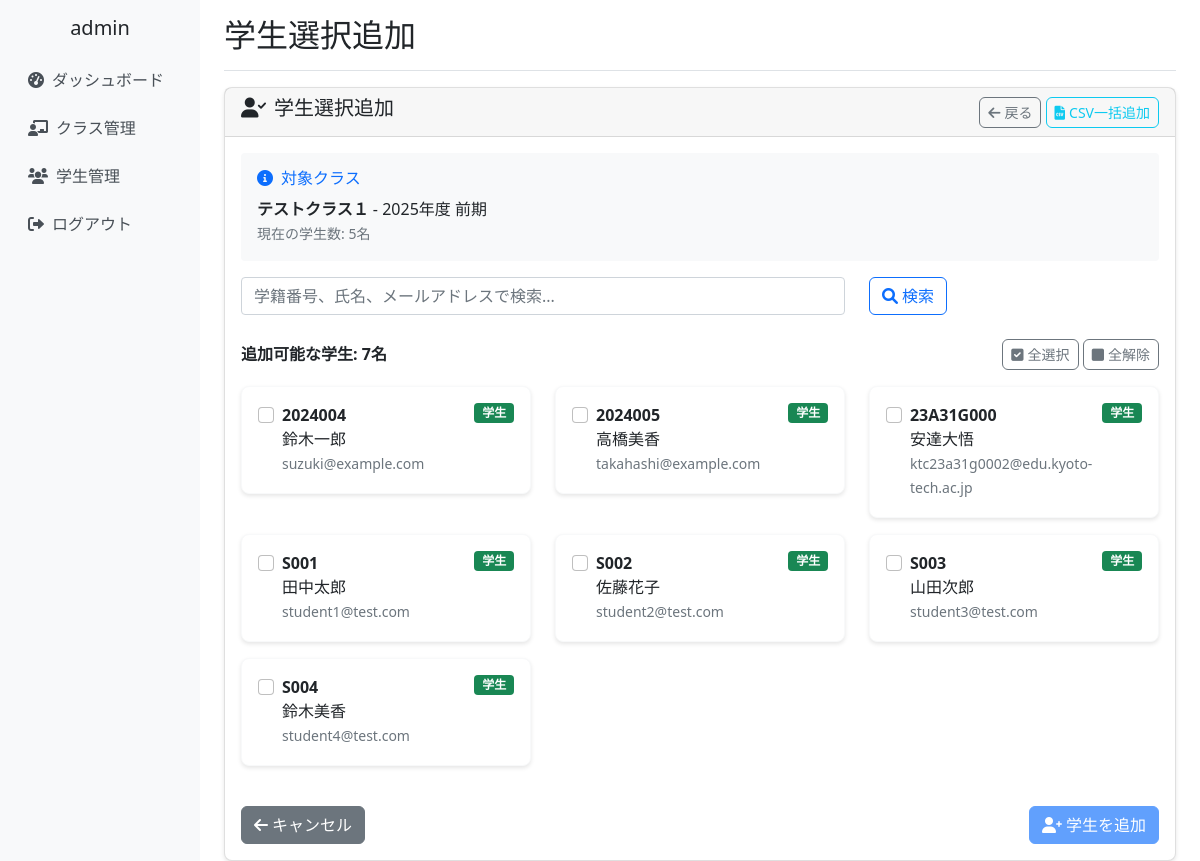
The app's page /classes/3/students/select/ (signed in) with its own data.
### school_management/models.py (models this page shows, shortened)
class CustomUser(AbstractUser):
    ROLE_CHOICES = [
        ('admin', '管理者'),
        ('teacher', '教員'),
        ('student', '学生'),
    ]
    username = None  # usernameフィールドを無効化
    email = models.EmailField(unique=True)
    full_name = models.CharField(max_length=100, verbose_name='氏名')
    furigana = models.CharField(max_length=100, blank=True, verbose_name='ふりがな')
    points = models.IntegerField(default=0, verbose_name='ポイント')
    role = models.CharField(
        max_length=10,
        choices=ROLE_CHOICES,
        default='student',
        verbose_name='役割'
    )
    student_number = models.CharField(max_length=20, blank=True, verbose_name='学籍番号')
    teacher_id = models.CharField(max_length=20, blank=True, verbose_name='教員ID')
    created_at = models.DateTimeField(auto_now_add=True, verbose_name='登録日時')
    updated_at = models.DateTimeField(auto_now=True, verbose_name='更新日時')
    groups = models.ManyToManyField(
        'auth.Group',
        verbose_name='groups',
        blank=True,
        help_text='The groups this user belongs to.',
        related_name="customuser_set",
        related_query_name="customuser",
    )
    user_permissions = models.ManyToManyField(
        'auth.Permission',
        verbose_name='user permissions',
        blank=True,
        help_text='Specific permissions for this user.',
        related_name="customuser_set",
        related_query_name="customuser",
    )
    USERNAME_FIELD = 'email'
    REQUIRED_FIELDS = ['full_name']
    objects = CustomUserManager()
    class Meta:
        verbose_name = 'ユーザー'
        verbose_name_plural = 'ユーザー'

class ClassRoom(models.Model):
    SEMESTER_CHOICES = [
        ('first', '前期'),
        ('second', '後期'),
    ]
    class_name = models.CharField(max_length=100, verbose_name='クラス名')
    year = models.IntegerField(verbose_name='年度')
    semester = models.CharField(max_length=10, choices=SEMESTER_CHOICES, verbose_name='学期')
    teachers = models.ManyToManyField(Teacher, verbose_name='担当教員', related_name='classrooms')
    students = models.ManyToManyField(Student, blank=True, verbose_name='学生')
    created_at = models.DateTimeField(auto_now_add=True)
    updated_at = models.DateTimeField(auto_now=True)
    class Meta:
        verbose_name = 'クラス'
        verbose_name_plural = 'クラス'

### school_management/views.py (the view, shortened to what this page needs)
# urls.py: path('classes/<int:class_id>/students/select/', views.bulk_student_add, name='class_student_select'),
@login_required
def bulk_student_add(request, class_id):
    classroom = get_object_or_404(ClassRoom, id=class_id, teachers=request.user)
    existing_student_ids = classroom.students.values_list('id', flat=True)
    available_students = CustomUser.objects.filter(
        role='student',
        student_number__isnull=False,
        student_number__gt=''
    ).exclude(id__in=existing_student_ids).order_by('student_number')
    search_query = request.GET.get('search', '')
    if search_query:
        available_students = available_students.filter(
            Q(student_number__icontains=search_query) |
            Q(full_name__icontains=search_query) |
            Q(email__icontains=search_query)
        )
    context = {
        'classroom': classroom,
        'available_students': available_students,
        'search_query': search_query,
    }
    return render(request, 'school_management/class_student_select.html', context)

### school_management/templates/school_management/class_student_select.html (shortened to what this page needs)
{% extends 'school_management/base.html' %}
{% block page_title %}学生選択追加{% endblock %}
{% block content %}
<div class="row">
    <div class="col-12">
        <div class="card">
            <div class="card-header d-flex justify-content-between align-items-center">
                <h5><i class="fas fa-user-check me-2"></i>学生選択追加</h5>
                <div>
                    <a href="{% url 'school_management:class_detail' classroom.id %}" class="btn btn-outline-secondary btn-sm">
                        <i class="fas fa-arrow-left me-1"></i>戻る
                    </a>
                    <a href="{% url 'school_management:bulk_student_add' classroom.id %}" class="btn btn-outline-info btn-sm">
                        <i class="fas fa-file-csv me-1"></i>CSV一括追加
                    </a>
                </div>
            </div>
            <div class="card-body">
                <div class="mb-3 p-3 bg-light rounded">
                    <h6 class="text-primary mb-2"><i class="fas fa-info-circle me-2"></i>対象クラス</h6>
                    <strong>{{ classroom.class_name }}</strong> - {{ classroom.year }}年度 {{ classroom.get_semester_display }}
                    <br><small class="text-muted">現在の学生数: {{ classroom.students.count }}名</small>
                </div>
                <form method="get" class="mb-4">
                    <div class="row">
                        <div class="col-md-8">
                            <input type="text" name="search" class="form-control"
                                   placeholder="学籍番号、氏名、メールアドレスで検索..."
                                   value="{{ search_query }}">
                        </div>
                        <div class="col-md-4">
                            <button type="submit" class="btn btn-outline-primary">
                                <i class="fas fa-search me-1"></i>検索
                            </button>
                        </div>
                    </div>
                </form>
                <form method="post" id="studentSelectForm">
                    {% if available_students %}
                    <div class="mb-3 d-flex justify-content-between align-items-center">
                        <div>
                            <strong>追加可能な学生: {{ available_students.count }}名</strong>
                        </div>
                        <div>
                            <button type="button" class="btn btn-sm btn-outline-secondary" onclick="selectAll()">
                                <i class="fas fa-check-square me-1"></i>全選択
                            </button>
                            <button type="button" class="btn btn-sm btn-outline-secondary" onclick="deselectAll()">
                                <i class="fas fa-square me-1"></i>全解除
                            </button>
                        </div>
                    </div>
                    <div class="row">
                        {% for student in available_students %}
                        <div class="col-md-6 col-lg-4 mb-3">
                            <div class="card border-light">
                                <div class="card-body p-3">
                                    <div class="form-check">
                                        <input class="form-check-input" type="checkbox"
                                               name="selected_students" value="{{ student.id }}"
                                               id="student_{{ student.id }}">
                                        <label class="form-check-label w-100" for="student_{{ student.id }}">
                                            <div class="d-flex justify-content-between align-items-start">
                                                <div>
                                                    <strong>{{ student.student_number }}</strong>
                                                    <br>{{ student.full_name }}
                                                    <br><small class="text-muted">{{ student.email }}</small>
                                                </div>
                                                <span class="badge bg-success">学生</span>
                                            </div>
                                        </label>
                                    </div>
                                </div>
                            </div>
                        </div>
                        {% endfor %}
                    </div>
                    <div class="d-flex justify-content-between mt-4">
                        <a href="{% url 'school_management:class_detail' classroom.id %}" class="btn btn-secondary">
                            <i class="fas fa-arrow-left me-1"></i>キャンセル
                        </a>
                        <button type="submit" class="btn btn-primary" id="submitBtn" disabled>
                            <i class="fas fa-user-plus me-1"></i><span id="submitText">学生を追加</span>
                        </button>
                    </div>
                    {% endif %}
                </form>
            </div>
        </div>
    </div>
</div>
{% endblock %}

### school_management/templates/school_management/base.html (shortened to what this page needs)
{% load static %}
<!DOCTYPE html>
<html lang="ja">
<head>
    <link href="https://cdn.jsdelivr.net/npm/bootstrap@5.1.3/dist/css/bootstrap.min.css" rel="stylesheet">
    <link href="https://cdnjs.cloudflare.com/ajax/libs/font-awesome/6.0.0/css/all.min.css" rel="stylesheet">
    <link href="{% static 'school_management/css/base.css' %}" rel="stylesheet">
</head>
<body>
    <div class="container-fluid">
        <div class="row">
            {% if user.is_authenticated %}
            <nav class="col-md-3 col-lg-2 d-md-block d-none sidebar collapse">
                <div class="position-sticky pt-3">
                    <div class="text-center mb-3">
                        <h5>{{ user.full_name }}</h5>
                    </div>
                    <ul class="nav flex-column">
                        <li class="nav-item">
                            <a class="nav-link" href="{% url 'school_management:dashboard' %}">
                                <i class="fas fa-tachometer-alt me-2"></i>ダッシュボード
                            </a>
                        </li>
                        <li class="nav-item">
                            <a class="nav-link" href="{% url 'school_management:class_list' %}">
                                <i class="fas fa-chalkboard-teacher me-2"></i>クラス管理
                            </a>
                        </li>
                        <li class="nav-item">
                            <a class="nav-link" href="{% url 'school_management:student_list' %}">
                                <i class="fas fa-users me-2"></i>学生管理
                            </a>
                        </li>
                        <li class="nav-item">
                            <a class="nav-link" href="{% url 'school_management:logout' %}">
                                <i class="fas fa-sign-out-alt me-2"></i>ログアウト
                            </a>
                        </li>
                    </ul>
                </div>
            </nav>
            <main class="col-md-9 ms-sm-auto col-lg-10 px-md-4 main-content">
                <div class="d-flex justify-content-between flex-wrap flex-md-nowrap align-items-center pt-3 pb-2 mb-3 border-bottom">
                    <h1 class="h2">{% block page_title %}{% endblock %}</h1>
                </div>
                {% block content %}{% endblock %}
            </main>
            {% else %}
            <div class="col-12">
                {% block login_content %}{% endblock %}
            </div>
            {% endif %}
        </div>
    </div>
</body>
</html>

### school_management/static/school_management/css/base.css (style rules this page uses)
.sidebar { min-height: 100vh; background-color: #f8f9fa; }
.main-content { min-height: 100vh; }
.card { box-shadow: 0 2px 4px rgba(0, 0, 0, 0.1); border-radius: 8px; }
.btn { border-radius: 6px; transition: all 0.2s ease-in-out; }
.nav-link { color: #495057; padding: 0.75rem 1rem; border-radius: 6px; transition: all 0.2s ease-in-out; }
@media (min-width: 768px) { .sidebar { position: relative; left: 0; } }

### records on screen
CustomUser: full_name "admin"
ClassRoom: class_name "テストクラス１", year "2025", semester "前期", students.count "5"
CustomUser: student_number "2024004", full_name "鈴木一郎", email "suzuki@example.com"
CustomUser: student_number "2024005", full_name "高橋美香", email "takahashi@example.com"
CustomUser: student_number "23A31G000", full_name "安達大悟", email "ktc23a31g0002@edu.kyoto-tech.ac.jp"
CustomUser: student_number "S001", full_name "田中太郎", email "student1@test.com"
CustomUser: student_number "S002", full_name "佐藤花子", email "student2@test.com"
CustomUser: student_number "S003", full_name "山田次郎", email "student3@test.com"
CustomUser: student_number "S004", full_name "鈴木美香", email "student4@test.com"

### other values on screen
{{ available_students.count }} "7"
